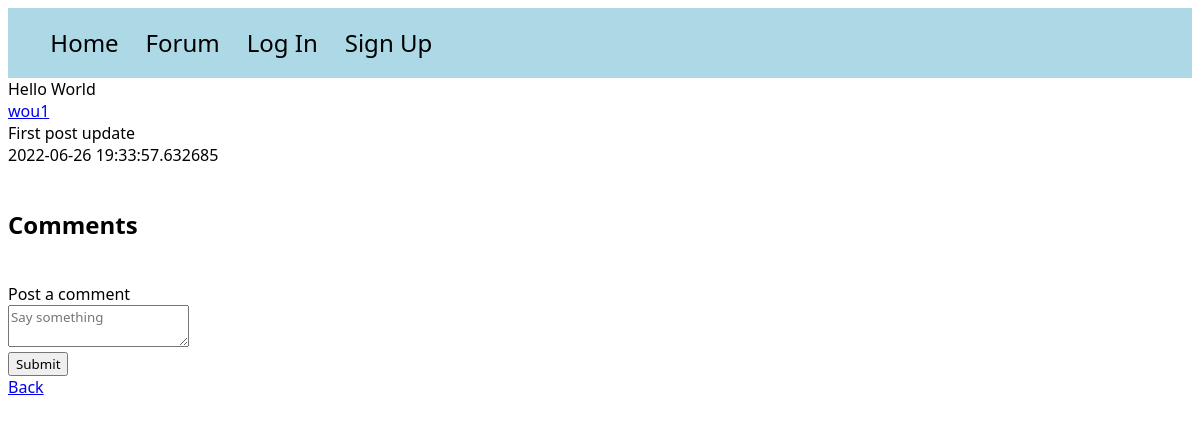
Page /posts/1 on the earlier database version.
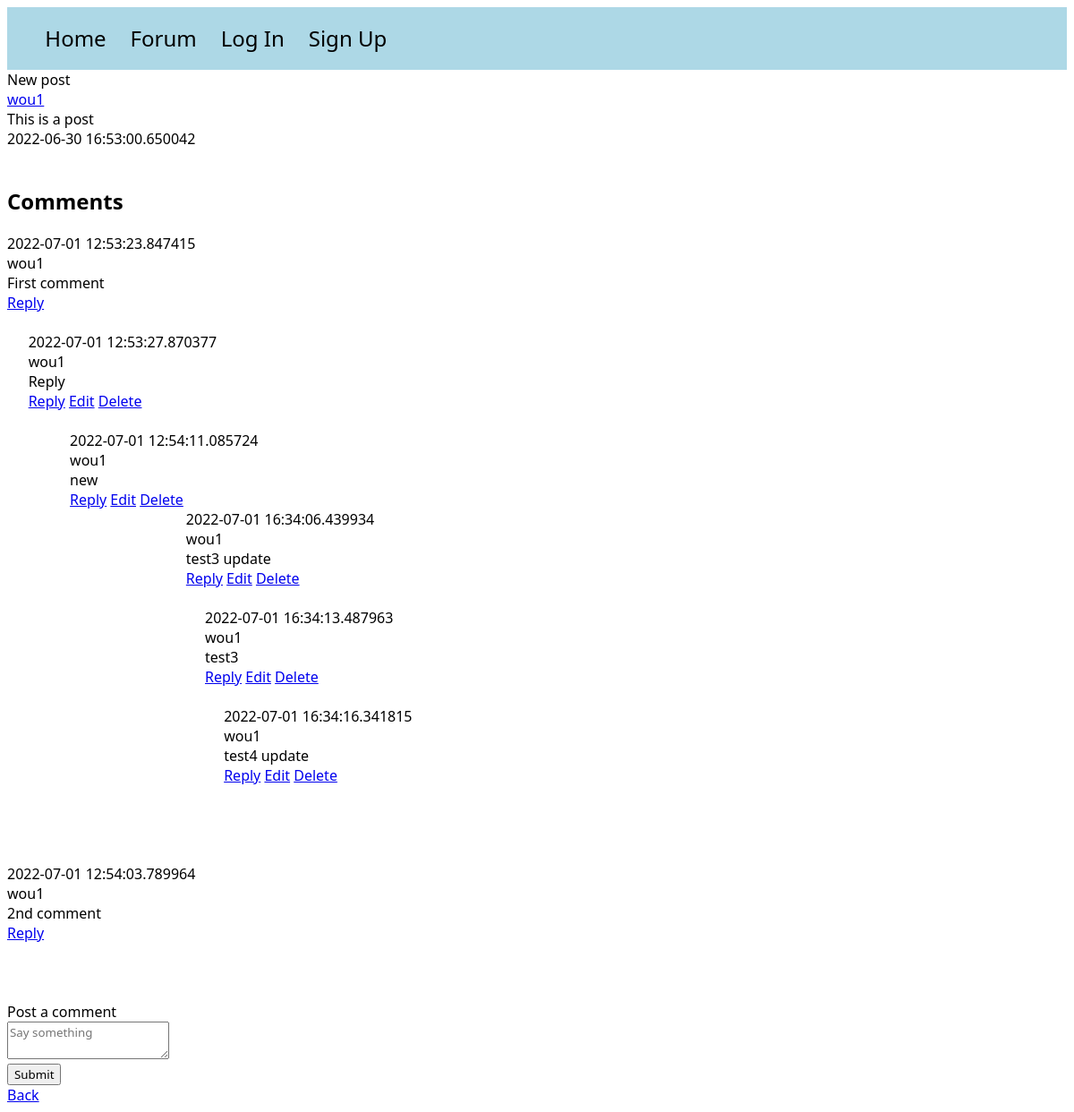
Same page on the later database version.
### models.py (models this page shows)
class Post(db.Model):
    id = db.Column(db.Integer, primary_key=True)
    title = db.Column(db.String(100))
    content = db.Column(db.Text)
    poster_id = db.Column(db.Integer, db.ForeignKey(User.id))
    date_posted = db.Column(db.DateTime, default=datetime.utcnow)
    slug = db.Column(db.String(256))
    comments = db.relationship('Comment', backref='commented_post')

class User(UserMixin, db.Model):
    id = db.Column(db.Integer, primary_key=True)
    email = db.Column(db.String(100), unique=True)
    password = db.Column(db.String(100))
    name = db.Column(db.String(1000))
    last_seen = db.Column(db.String(100))
    posts = db.relationship('Post', backref='poster')

class Comment(db.Model):
    id = db.Column(db.Integer, primary_key=True)
    author_id = db.Column(db.Integer, db.ForeignKey(User.id))
    author_name = db.relationship('User', backref='comment_poster')
    content = db.Column(db.Text)
    timestamp = db.Column(db.DateTime, default=datetime.utcnow)
    post_id = db.Column(db.Integer, db.ForeignKey(Post.id))
    replies = db.relationship('Reply', backref='replied_comment')

class Reply(db.Model):
    id = db.Column(db.Integer, primary_key=True)
    reply_author_id = db.Column(db.Integer, db.ForeignKey(User.id))
    reply_author_name = db.relationship('User', backref='reply_poster')
    content = db.Column(db.Text)
    timestamp = db.Column(db.DateTime, default=datetime.utcnow)
    comment_id = db.Column(db.Integer, db.ForeignKey(Comment.id))
    post_id = db.Column(db.Integer, db.ForeignKey(Post.id))
    replies = db.relationship('ReplyThread', backref='replied_thread')

class ReplyThread(db.Model):
    id = db.Column(db.Integer, primary_key=True)
    author_id = db.Column(db.Integer, db.ForeignKey(User.id))
    author_name = db.relationship('User', backref='reply_thread_poster')
    content = db.Column(db.Text)
    timestamp = db.Column(db.DateTime, default=datetime.utcnow)
    reply_id = db.Column(db.Integer, db.ForeignKey(Reply.id))
    parent_id = db.Column(db.Integer, db.ForeignKey('reply_thread.id'))
    children = db.relationship('ReplyThread', backref='parent', remote_side=[id])
    post_id = db.Column(db.Integer, db.ForeignKey(Post.id))
    depth = db.Column(db.Integer, default=1)

### app.py (the view)
@app.route('/posts/<int:id>')
def post(id):
    post = Post.query.get_or_404(id)
    comments = Comment.query.order_by(Comment.timestamp)
    replies = Reply.query.order_by(Reply.timestamp)
    reply_threads = ReplyThread.query.order_by(ReplyThread.timestamp)
    specific_comments = [comment for comment in comments if comment.post_id == id]
    return render_template("post.html", post=post, comments=specific_comments, replies=replies,
                           reply_threads=reply_threads, reply_thread_continued=reply_threads)

### templates/post.html (shortened to what this page needs)
<!DOCTYPE html>
<html lang="en">
<head>
</head>
<link rel="stylesheet" href="/static/style.css">
<body>
<div id="navbar">
    <ul>
        <a href="{{ url_for('home') }}"><li>Home</li></a>
        <a href="{{ url_for('posts') }}"><li>Forum</li></a>
         {% if not current_user.is_authenticated %}
        <a href="{{ url_for('auth.login') }}"><li>Log In</li></a> <a href="{{ url_for('auth.signup') }}"><li>Sign Up</li></a>
        {% endif %}
    </ul>
</div>
{{ post.title }}<br>
<a href=" {{ url_for('main.view_profile', id=post.poster_id) }}"> {{ post.poster.name }} </a><br>
{{ post.content }}<br>
{{ post.date_posted }}<br><br>
<div id="comment-container">
    <h2>Comments</h2>
    {% for comment in comments %}
        {{ comment.timestamp }} <br>
        {{ comment.author_name.name }} <br>
        {{ comment.content }} <br>
        <a href="{{ url_for('reply_comment', id=comment.id) }}">Reply</a>
        <br> <br>
        <div id="comment-reply-container">
        {% for reply in replies %}
            {% if reply.comment_id == comment.id %}
                {{ reply.timestamp }} <br>
                {{ reply.reply_author_name.name }} <br>
                {{ reply.content }} <br>
                <a href="{{ url_for('reply_thread', id=reply.id) }}">Reply</a>
                <a href="{{ url_for('edit_reply', id=reply.id) }}">Edit</a>
                <a href="{{ url_for('delete_reply', id=reply.id) }}">Delete</a> <br><br>
                <div id="reply-thread-container">
                    {% for reply_thread in reply_threads %}
                    {% if reply_thread.reply_id == reply.id and not reply_thread.parent_id %}
                        {{ reply_thread.timestamp }} <br>
                        {{ reply_thread.author_name.name }} <br>
                        {{ reply_thread.content }} <br>
                        <a href="{{ url_for('reply_thread_continue', id=reply_thread.id) }}">Reply</a>
                        <a href="{{ url_for('edit_reply_thread', id=reply_thread.id) }}">Edit</a>
                        <a href="{{ url_for('delete_reply_thread', id=reply_thread.id) }}">Delete</a>
                        <div id="highest-depth-reply-container">
                                {% for reply_thread_continue in reply_thread_continued %}
                                    <div id="depth-marker" style="margin-left: {{ reply_thread_continue.depth|int }}%">
                                    {% if reply_thread_continue.parent_id == reply_thread.id or reply_thread_continue.reply_id == reply_thread_continue.children.reply_id and reply_thread_continue.reply_id == reply.id %}
                                        {{ reply_thread_continue.timestamp }} <br>
                                        {{ reply_thread_continue.author_name.name }} <br>
                                        {{ reply_thread_continue.content }} <br>
                                        <a href="{{ url_for('reply_thread_continue', id=reply_thread_continue.id) }}">Reply</a>
                                        <a href="{{ url_for('edit_reply_thread', id=reply_thread_continue.id) }}">Edit</a>
                                        <a href="{{ url_for('delete_reply_thread', id=reply_thread_continue.id) }}">Delete</a><br><br>
                                    {% endif %}
                                    </div>
                                {% endfor %}
                        </div>
                        <br>
                    {% endif %}
                {% endfor %}
                </div>
                <br>
            {% endif %}
        {% endfor %} <br>
        </div>
    {% endfor %}
</div>
<br>
<div id="add-comment-container">
    <form class="comment-form" action="{{ url_for('post_comment', id=post.id) }}" method="post">
        <label for="comment-content">Post a comment</label>
        <div class="field">
            <textarea id="comment-content" name="comment_body" placeholder="Say something"></textarea>
        </div>
        <input type="submit">
    </form>
</div>
<a href="{{ url_for('posts') }}">Back</a>
</body>
</html>

### static/style.css (style rules this page uses)
* { font-family: Segoe UI; }
#navbar { background-color: lightblue; padding: 0.2%; }
li { font-size: 1.5em; text-decoration: none; color: black; display: inline-block; padding-right: 2%; }
#comment-reply-container { margin-left: 2%; }
#reply-thread-container { margin-left: 4%; }
#highest-depth-reply-container { margin-left: 5%; }

Differences in the rows shown:
changed Post: title "Hello World" → "New post"; content "First post update" → "This is a post"; date_posted "2022-06-26 19:33:57.632685" → "2022-06-30 16:53:00.650042"
added Comment: timestamp "2022-07-01 12:53:23.847415", author_name.name "wou1", content "First comment"
added Reply: timestamp "2022-07-01 12:53:27.870377", reply_author_name.name "wou1", content "Reply"
added ReplyThread: timestamp "2022-07-01 12:54:11.085724", author_name.name "wou1", content "new", shown under "2022-07-01 12:53:27.870377"
added ReplyThread: timestamp "2022-07-01 16:34:06.439934", author_name.name "wou1", content "test3 update", shown under "2022-07-01 12:54:11.085724"
added ReplyThread: timestamp "2022-07-01 16:34:13.487963", author_name.name "wou1", content "test3", shown under "2022-07-01 12:54:11.085724"
added ReplyThread: timestamp "2022-07-01 16:34:16.341815", author_name.name "wou1", content "test4 update", shown under "2022-07-01 12:54:11.085724"
added Comment: timestamp "2022-07-01 12:54:03.789964", author_name.name "wou1", content "2nd comment"
